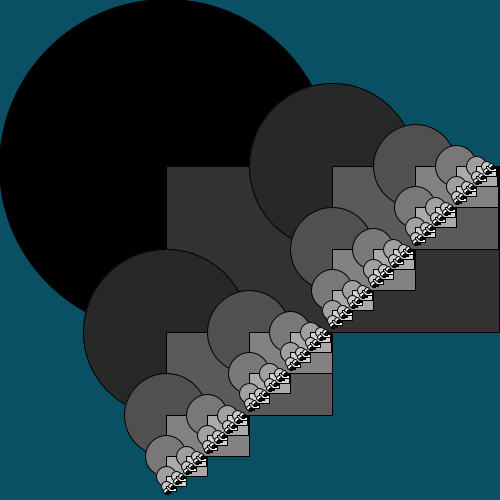
Frame 1 (no input)
Frame 60 (the mouse pressed at the canvas centre just before this capture): identical to frame 1, image omitted
Frame 120 (the mouse held since frame 60 and released just before this capture): identical to frame 1, image omitted

The Processing sketch that drew this single still picture (run headless with seeded random() and noise(); from frame 60 on, the mouse is pressed at the canvas centre):

// Processing sketch: processing_139344
// ── processing_139344.pde

float c = 0;
int i = 200;
void setup(){
  size(500,500);
  smooth();
  frameRate(5);
}

void draw(){
  background(10,80,100);
  drawPattern(width/3,height/3,2*height/3,0);
}


void drawPattern(int x, int y, int radius,int c){
  
  fill(4*c);
  stroke(0);
  ellipse(x,y,radius,radius);
  fill(4*c+50);
  rect(x,y,radius,radius/2);
  if (radius > 2) {
    drawPattern(x+radius/2,y,radius/2,c+10);
    drawPattern(x,y+radius/2,radius/2,c+10);
    
  }
  i=i-radius/2;
  if(i<2){
    i=200;
  }
}
